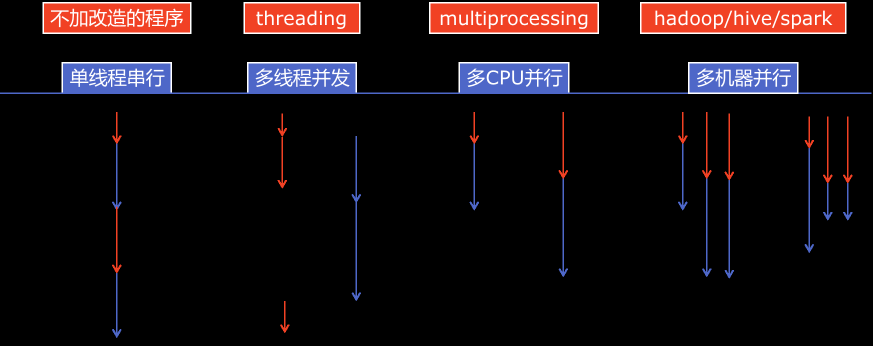
#> input picture Notes/python代码笔记.assets/image-20230806162505962.png, 1745 x 691 px (shown at 1/2 size); its folder holds only this picture in this run
$ python -i common.py   (imports and definitions only)
#> lines starting #> are read from the running program, lines starting #| are printed output that depends on the picture; after the words box and inside, x2 and y2 are one past the last pixel; in counts of white or black regions, pixels touching at a corner belong together
#!/user/bin/env python
# -*- coding:utf-8 -*-
# @Time    : 2022/11/10 14:22
# @Author  : Ina
# @File    : common.py

import cv2
import numpy as np
import random as rd
import os
from xml.dom.minidom import Document
from PIL import Image
from base64 import b64encode
from io import BytesIO
from skimage import measure
import json
import shutil


# from pandas import DataFrame


# [149 lines left out: functions mkdir_or_exist, mkdir_or_exist_not_remove, component_polygon_area, get_nums, get_pts_list, img_to_byte and 3 more, not called in this run]


def get_scaled_mask(img):
    t, binary = cv2.threshold(img, 0, 255, cv2.THRESH_BINARY | cv2.THRESH_OTSU)
    se = cv2.getStructuringElement(cv2.MORPH_RECT, (1, 1))
    se = cv2.morphologyEx(se, cv2.MORPH_CLOSE, (2, 2))
    mask = cv2.erode(binary, se)
    mask = cv2.GaussianBlur(mask, (3, 3), 0)
    t, mask = cv2.threshold(mask, 254, 255, cv2.THRESH_BINARY)
    mask_inv = cv2.bitwise_not(mask)
    return mask, mask_inv


# [77 lines left out: functions get_depressing_mask, is_inside_polygon, get_location, select_files, get_points, get_box, not called in this run]


# chinese
def cv2_imread(path, flags=1):
    return cv2.imdecode(np.fromfile(path, dtype=np.uint8), flags)


def cv2_imwrite(path, img):
    _, form = os.path.splitext(path)
    cv2.imencode(form, img)[1].tofile(path)


# [100 lines left out: function make_xml, not called in this run]

# [5 lines of commented-out code are left out]

>>> import cv2
>>> picture = cv2.imread('../Notes/python代码笔记.assets/image-20230806162505962.png', cv2.IMREAD_GRAYSCALE)
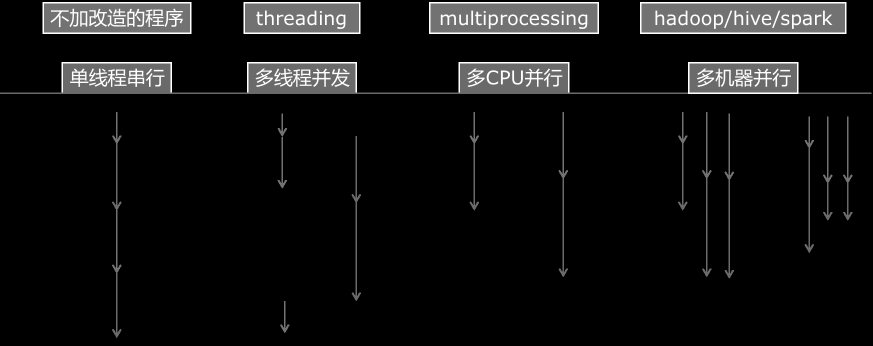
#> picture: shape (691, 1745) (shown at 1/2 size); min 0, max 255, mean 18
>>> result = get_scaled_mask(picture)
#> in get_scaled_mask, `t, binary = cv2.threshold(img, 0, 255, cv2.THRESH_BINARY | cv2.THRESH_..`:
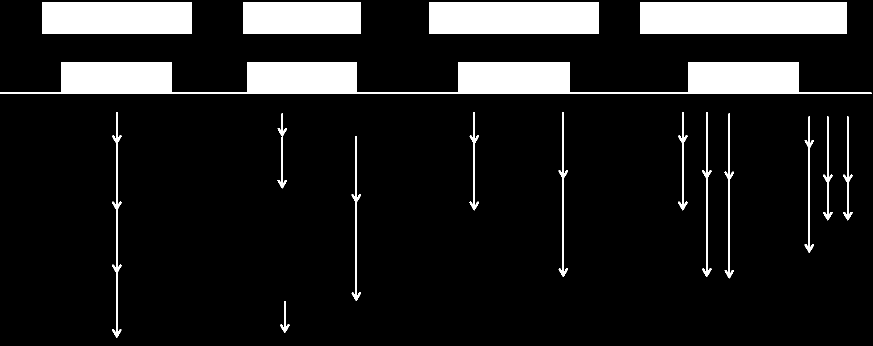
#> binary: shape (691, 1745) (shown at 1/2 size); 12.7% white; 18 white regions, largest, box (x1, y1, x2, y2) and area: (0, 124, 1743, 188) 59153, (1280, 4, 1693, 68) 26432, (858, 4, 1198, 68) 21760
#> in get_scaled_mask, `t, binary = cv2.threshold(img, 0, 255, cv2.THRESH_BINARY | cv2.THRESH_..`: t = 0
#> in get_scaled_mask, `mask = cv2.GaussianBlur(mask, (3, 3), 0)`:
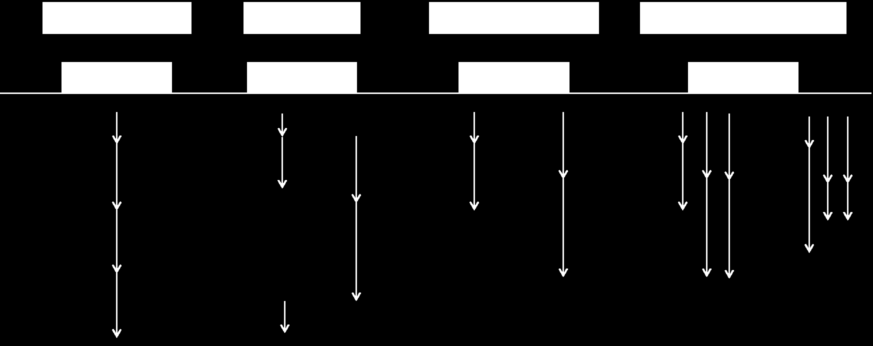
#> mask: shape (691, 1745) (shown at 1/2 size); min 0, max 255, mean 32.4
#> in get_scaled_mask, `t, mask = cv2.threshold(mask, 254, 255, cv2.THRESH_BINARY)`:
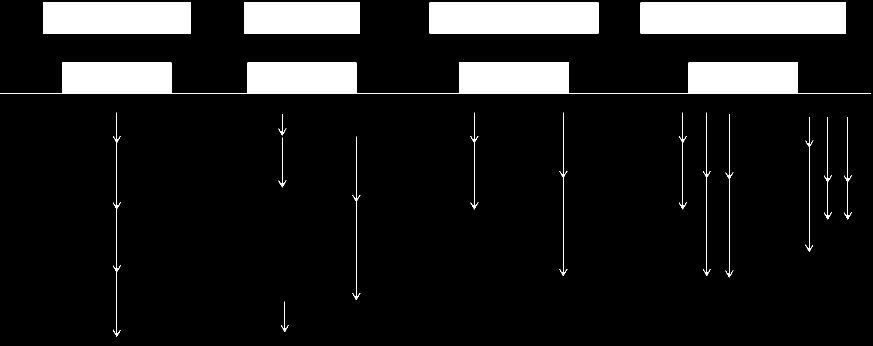
#> mask: shape (691, 1745) (shown at 1/2 size); 11.5% white; 18 white regions, largest, box (x1, y1, x2, y2) and area: (0, 125, 1742, 187) 55178, (1281, 5, 1692, 67) 25482, (859, 5, 1197, 67) 20956
#> in get_scaled_mask, `mask_inv = cv2.bitwise_not(mask)`:
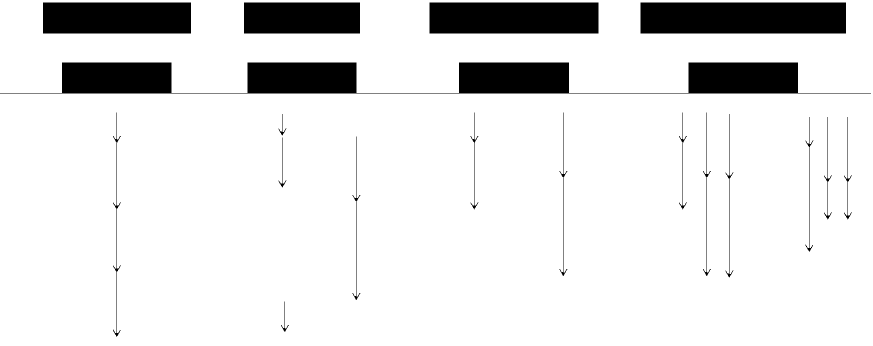
#> mask_inv: shape (691, 1745) (shown at 1/2 size); 88.5% white; 18 black regions, largest, box (x1, y1, x2, y2) and area: (0, 125, 1742, 187) 55178, (1281, 5, 1692, 67) 25482, (859, 5, 1197, 67) 20956

$ run again, on Notes/python代码笔记.assets/image-20230806162639341.png
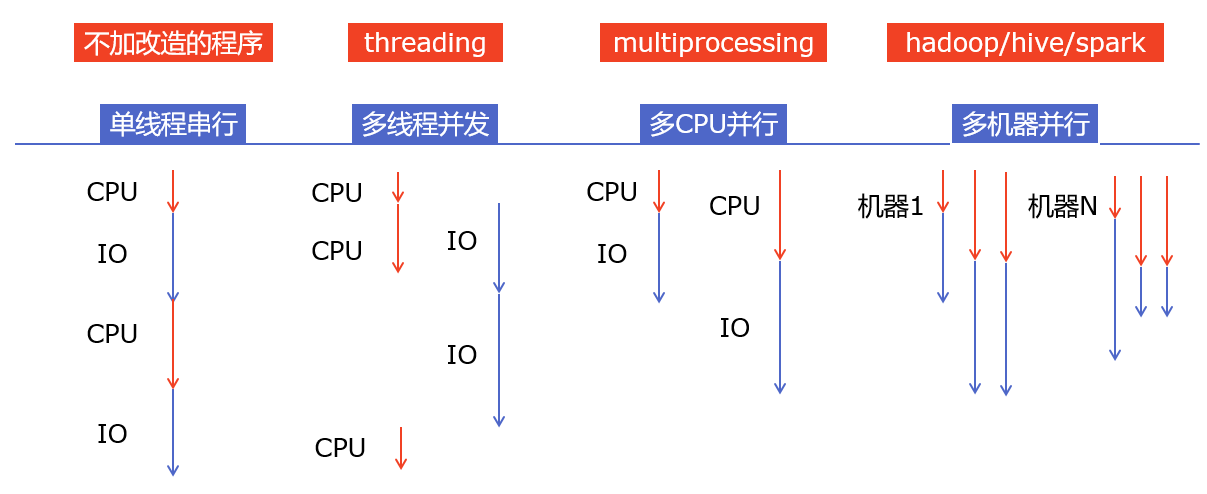
#> input picture Notes/python代码笔记.assets/image-20230806162639341.png, 1207 x 494 px
#> in get_scaled_mask, `t, binary = cv2.threshold(img, 0, 255, cv2.THRESH_BINARY | cv2.THRESH_..`:
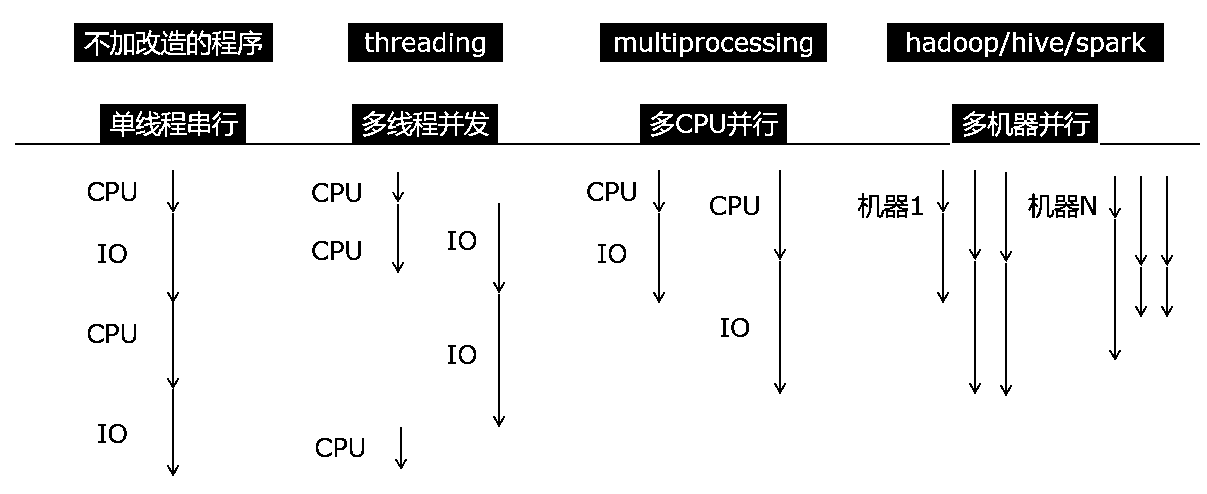
#> binary: shape (494, 1207); 90.3% white; 112 black regions (7 under 20 px), largest, box (x1, y1, x2, y2) and area: (15, 104, 950, 145) 15131, (887, 23, 1164, 62) 8735, (600, 23, 827, 62) 7254
#> t = 180
#> in get_scaled_mask, `t, mask = cv2.threshold(mask, 254, 255, cv2.THRESH_BINARY)`:
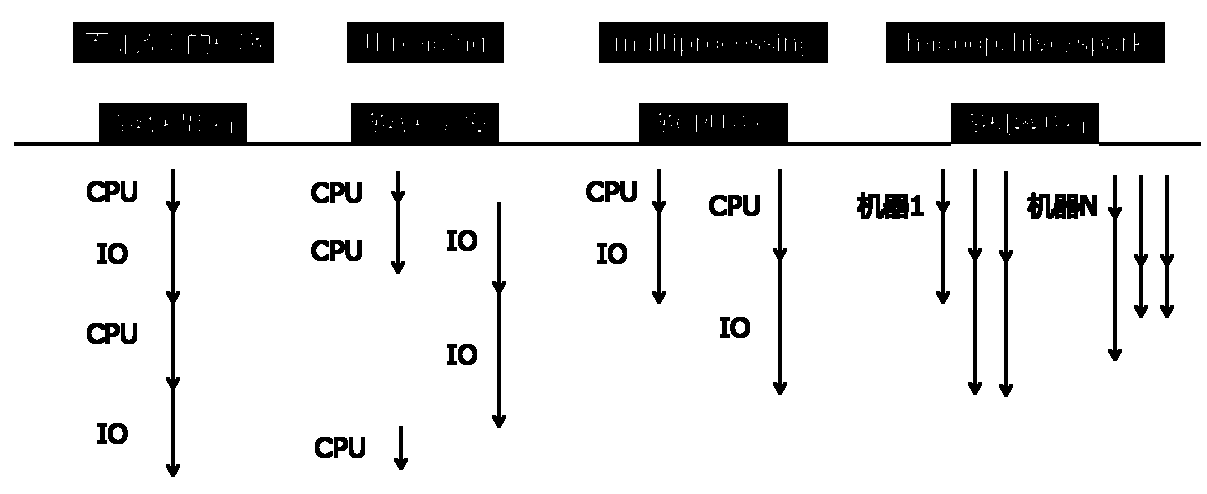
#> mask: shape (494, 1207); 86.3% white; 48 black regions, largest, box (x1, y1, x2, y2) and area: (14, 103, 1201, 146) 27315, (886, 22, 1165, 63) 11220, (599, 22, 828, 63) 9186

$ run again, on Notes/python代码笔记.assets/image-20230806163823585.png
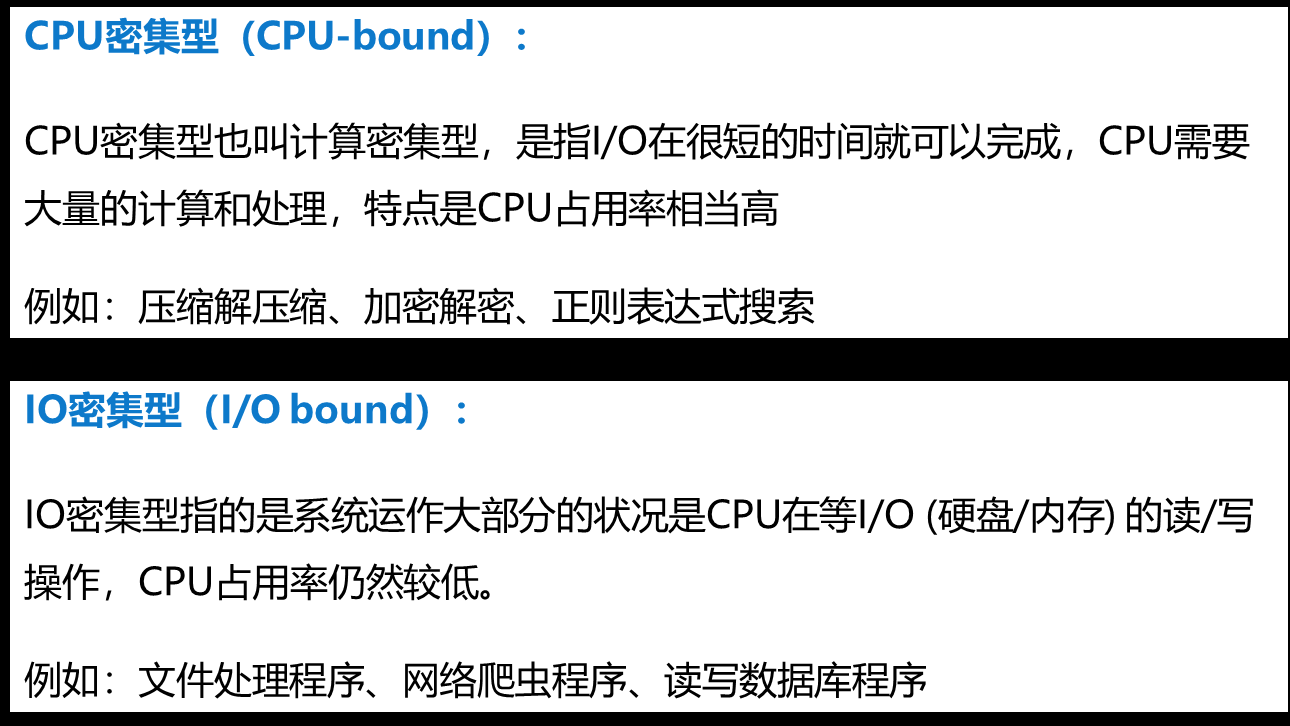
#> input picture Notes/python代码笔记.assets/image-20230806163823585.png, 1290 x 726 px
#> in get_scaled_mask, `t, binary = cv2.threshold(img, 0, 255, cv2.THRESH_BINARY | cv2.THRESH_..`:
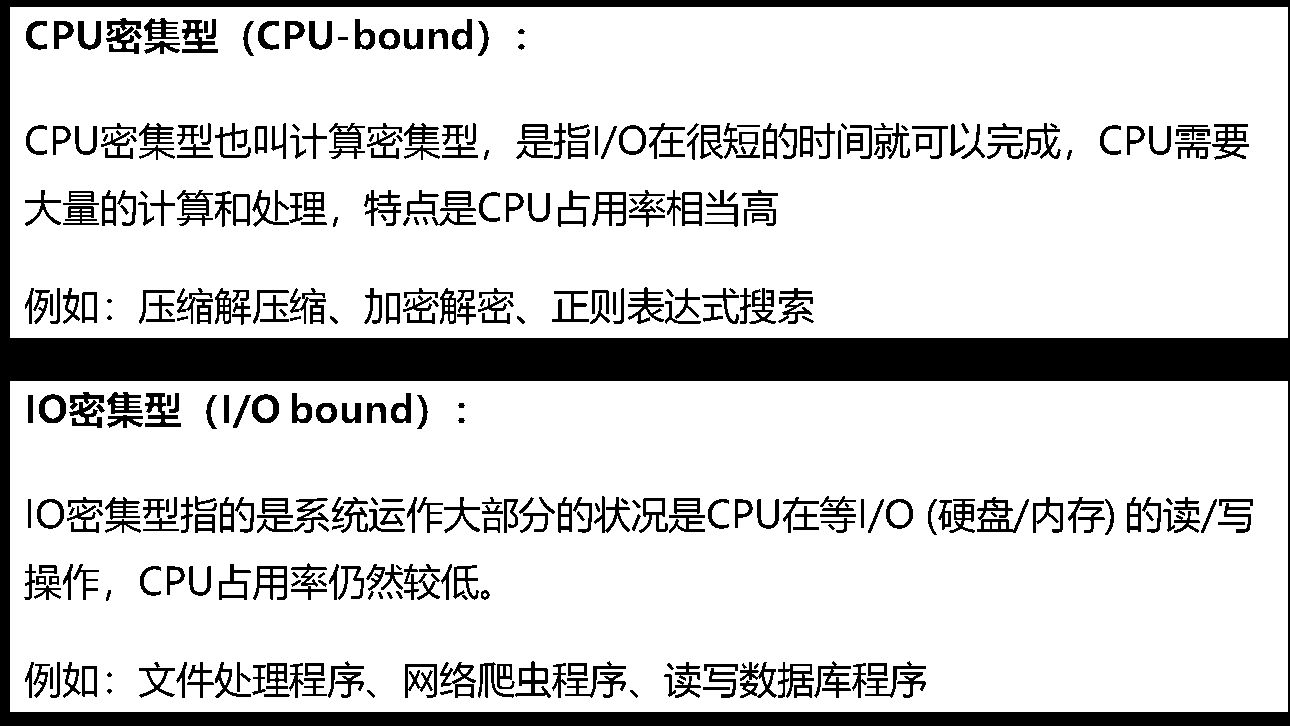
#> binary: shape (726, 1290); 82.5% white; 387 black regions (14 under 20 px), largest, box (x1, y1, x2, y2) and area: (0, 0, 1290, 726) 90504, (977, 497, 1029, 533) 683, (1212, 124, 1249, 160) 607
#> t = 132
#> in get_scaled_mask, `t, mask = cv2.threshold(mask, 254, 255, cv2.THRESH_BINARY)`:
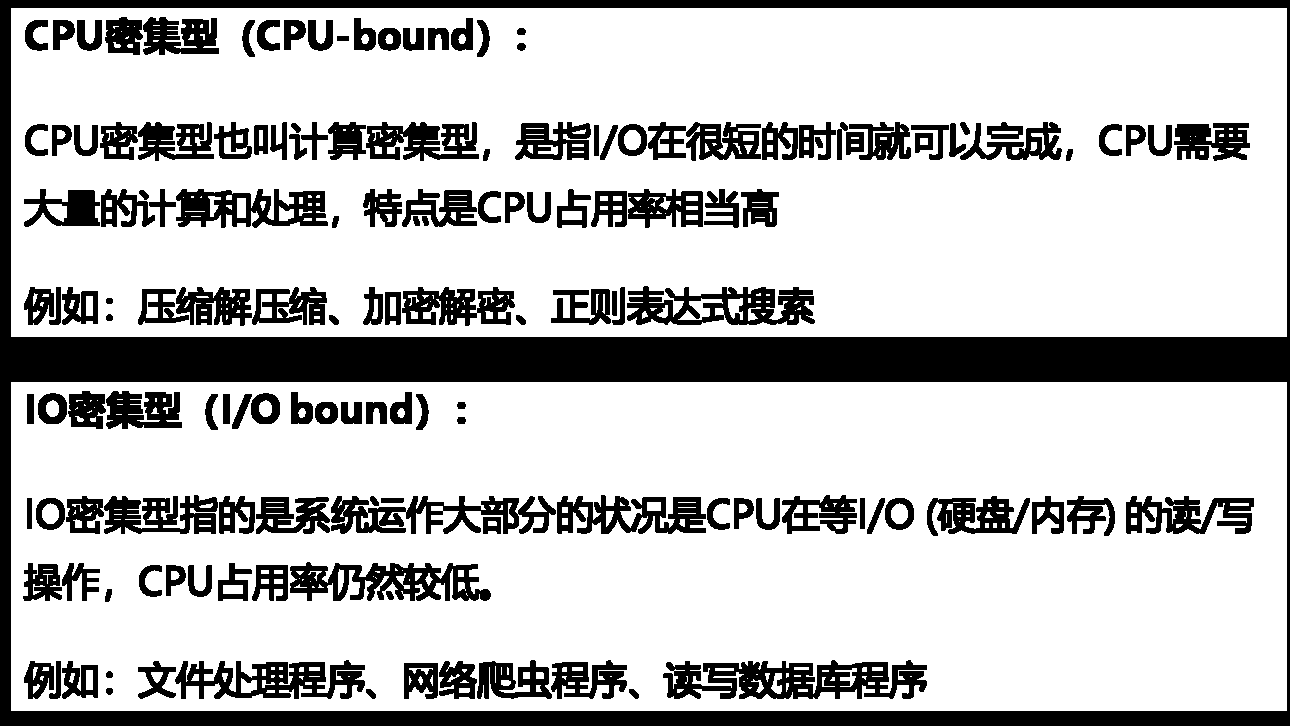
#> mask: shape (726, 1290); 76.1% white; 153 black regions, largest, box (x1, y1, x2, y2) and area: (0, 0, 1290, 726) 96932, (663, 660, 927, 699) 6499, (290, 562, 491, 601) 4450

$ run again, on Notes/python代码笔记.assets/image-20230806164333032.png
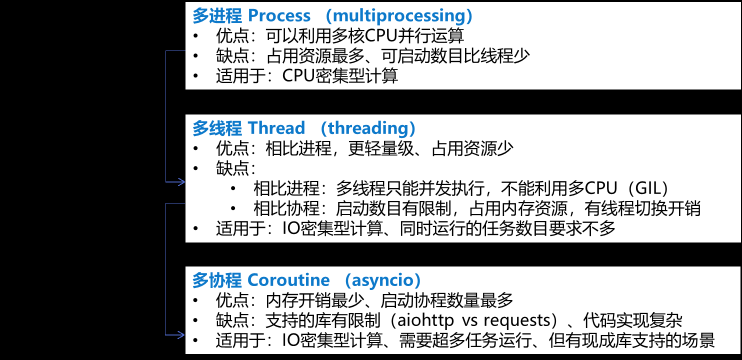
#> input picture Notes/python代码笔记.assets/image-20230806164333032.png, 1484 x 720 px (shown at 1/2 size)
#> in get_scaled_mask, `t, binary = cv2.threshold(img, 0, 255, cv2.THRESH_BINARY | cv2.THRESH_..`:
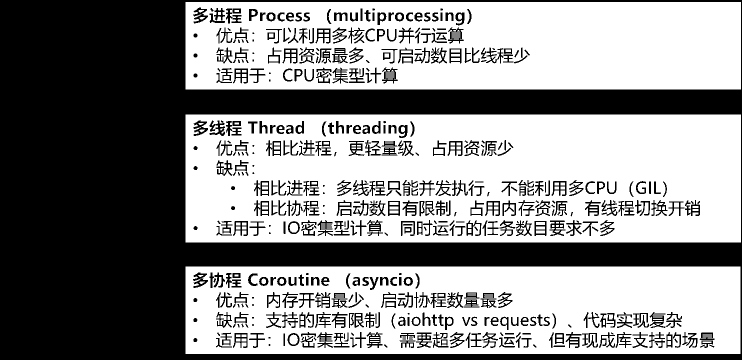
#> binary: shape (720, 1484) (shown at 1/2 size); 55.2% white; 596 black regions (84 under 20 px), largest, box (x1, y1, x2, y2) and area: (0, 0, 1484, 720) 395389, (419, 241, 450, 272) 496, (1099, 441, 1131, 472) 481
#> t = 127
#> in get_scaled_mask, `t, mask = cv2.threshold(mask, 254, 255, cv2.THRESH_BINARY)`:
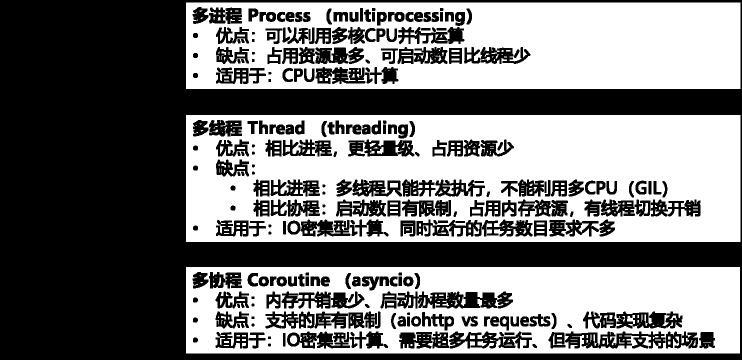
#> mask: shape (720, 1484) (shown at 1/2 size); 48% white; 562 white regions (324 under 20 px), largest, box (x1, y1, x2, y2) and area: (372, 230, 1481, 484) 209973, (372, 5, 1481, 178) 154081, (372, 534, 1480, 707) 135624
